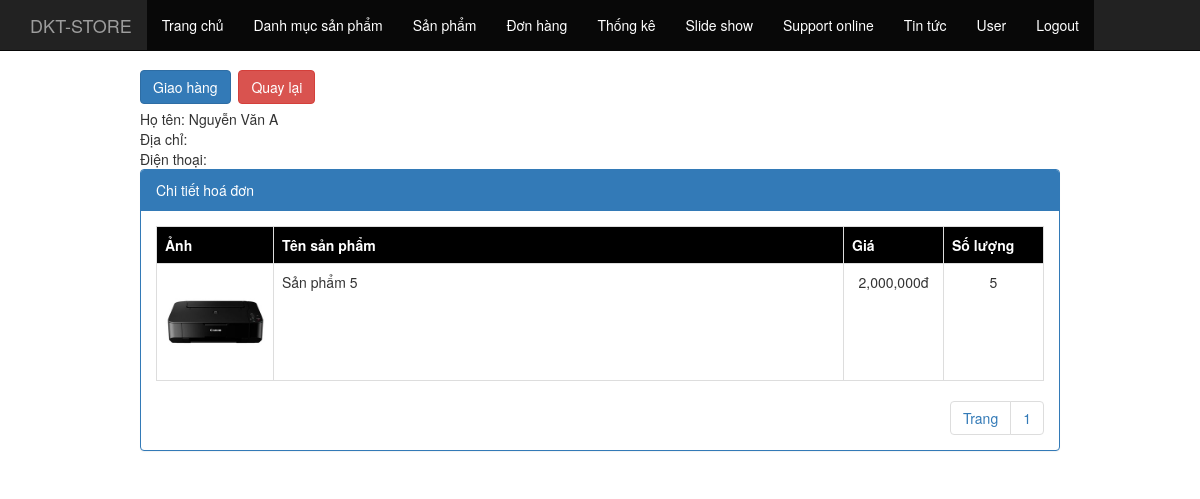
The page /admin.php?controller=order_detail&order_id=47 (signed in) on the database its author committed.
### tables this page shows
CREATE TABLE `tbl_customer` (
  `customer_id` int(11) NOT NULL,
  `hovaten` varchar(500) NOT NULL,
  `diachi` varchar(2000) NOT NULL,
  `dienthoai` varchar(200) NOT NULL,
  `ghichu` text NOT NULL,
  `email` varchar(500) NOT NULL,
  `password` varchar(500) NOT NULL
);

CREATE TABLE `tbl_order_detail` (
  `order_detail_id` int(11) NOT NULL,
  `order_id` int(11) NOT NULL,
  `fk_product_id` int(11) NOT NULL,
  `c_number` int(11) NOT NULL
);

CREATE TABLE `tbl_product` (
  `pk_product_id` int(11) NOT NULL,
  `fk_category_product_id` int(11) NOT NULL,
  `c_name` varchar(500) NOT NULL,
  `c_description` varchar(2000) NOT NULL,
  `c_content` text NOT NULL,
  `c_img` varchar(500) NOT NULL,
  `c_price` float NOT NULL DEFAULT '0',
  `c_hotproduct` int(11) NOT NULL DEFAULT '0'
);

### controller/backend/controller_order_detail.php (called while the page is built, shortened)
<?php
	class controller_order_detail extends controller{
		public function __construct(){
			$order_id= isset($_GET["order_id"])?$_GET["order_id"]:0;
			$total = $this->model->num_rows("select * from tbl_order_detail where order_id=$order_id");
			$record_per_page = 10;
			$num_page = ceil($total/$record_per_page);
			$page = isset($_GET["p"])&&is_numeric($_GET["p"])&&$_GET["p"]>0 ? ($_GET["p"]-1):0;
			$from = $page * $record_per_page;
			$arr = $this->model->fetch("select * from tbl_order_detail where order_id=$order_id limit $from,$record_per_page");
			include "view/backend/view_order_detail.php";
		}
	}
	new controller_order_detail();
 ?>

### application/controller.php (called while the page is built, shortened)
<?php
	class controller{
		public function __construct(){
			$this->model = new model();
		}
	}
 ?>

### application/model.php (called while the page is built, shortened)
<?php
	class model{
		public function fetch($sql){
			global $link;
			$result = mysqli_query($link,$sql);
			$arr = array();
			while($rows = mysqli_fetch_array($result))
				$arr[] = $rows;
			return $arr;
		}
		public function fetch_one($sql){
			global $link;
			$result = mysqli_query($link,$sql);
			$rows = mysqli_fetch_array($result);
			return $rows;
		}
		public function num_rows($sql){
			global $link;
			$result = mysqli_query($link,$sql);
			return mysqli_num_rows($result);
		}
	}
 ?>

### view/backend/view_order_detail.php (the view, shortened to what this page needs)
<div class="col-md-10 col-xs-offset-1">
	<div style="margin-bottom: 5px;">
	<?php
		$check = $this->model->fetch_one("select customer_id,trangthai from tbl_order where order_id=$order_id");
		if($check["trangthai"] == 0)
		{
	 ?>
		<a href="admin.php?controller=order_detail&act=sent&order_id=<?php echo $order_id; ?>" class="btn btn-primary">Giao hàng</a>&nbsp;
		<?php } ?>
		<a href="admin.php?controller=order" class="btn btn-danger">Quay lại</a>&nbsp;
	</div>
	<?php
		$customer = $this->model->fetch_one("select * from tbl_customer where customer_id=".$check["customer_id"]);
	 ?>
	<div style="margin:bottom:5px;">Họ tên: <?php echo $customer["hovaten"]; ?></div>
	<div style="margin:bottom:5px;">Địa chỉ: <?php echo $customer["diachi"]; ?></div>
	<div style="margin:bottom:5px;">Điện thoại: <?php echo $customer["dienthoai"]; ?></div>
	<div class="panel panel-primary">
		<div class="panel-heading">Chi tiết hoá đơn</div>
		<div class="panel-body">
			<table class="table table-bordered table-hover">
				<tr style="background-color: black; color:white">
					<th style="width: 100px;">Ảnh</th>
					<th>Tên sản phẩm</th>
					<th style="width: 100px;">Giá</th>
					<th style="width: 100px;">Số lượng</th>
				</tr>
				<?php
					foreach($arr as $rows)
					{
						$product = $this->model->fetch_one("select * from tbl_product where pk_product_id=".$rows["fk_product_id"]);
				 ?>
				<tr>
					<td style="text-align: center;"><img src="public/upload/product/<?php echo $product["c_img"]; ?>" style="width:100px;"></td>
					<td><?php echo $product["c_name"]; ?></td>
					<td style="text-align: center;"><?php echo number_format($product["c_price"]); ?>đ</td>
					<td style="text-align: center;"><?php echo $rows["c_number"] ?></td>
				</tr>
				<?php } ?>
			</table>
			<ul class="pagination pull-right">
				<li><a href="#">Trang</a></li>
				<?php
					for($i = 1; $i<=$num_page; $i++)
					{
				 ?>
				<li <?php echo isset($_GET["p"])&&$_GET["p"]==$i ? "class='active'":""; ?> ><a href="admin.php?controller=user&p=<?php echo $i; ?>"><?php echo $i; ?></a></li>
				<?php } ?>
			</ul>
		</div>
	</div>
</div>

### view/backend/view_order_detail.php (style rules this page uses)
.pagination { padding: 0px; margin:0px; }

### rows shown on the page
tbl_customer: hovaten "Nguyễn Văn A"
tbl_order_detail: fk_product.c_img (picture), fk_product.c_name "Sản phẩm 5", fk_product.c_price "2,000,000", c_number "5"
